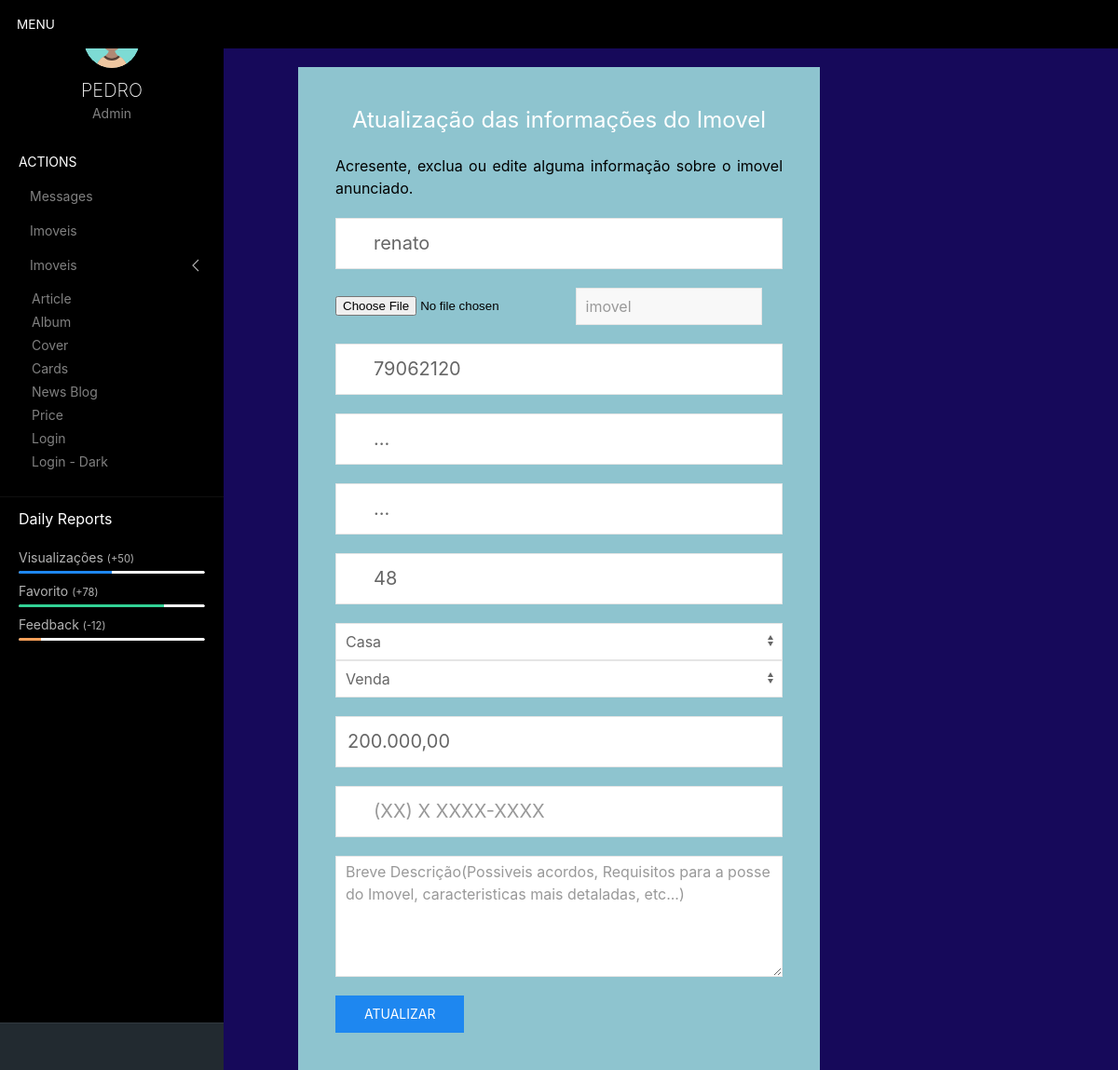
Page /BD/imovelEdcao.php?id=13 (signed in) on the committed database.
### tables this page shows
CREATE TABLE `imoveis` (
  `id_imovel` int(11) NOT NULL,
  `nome_do_vendedor` varchar(50) DEFAULT NULL,
  `bairro` varchar(20) DEFAULT NULL,
  `rua` varchar(50) DEFAULT NULL,
  `numero` varchar(6) DEFAULT NULL,
  `telefone` varchar(16) DEFAULT NULL,
  `imagem` varchar(30) DEFAULT NULL,
  `categoria` varchar(17) DEFAULT NULL,
  `tipo_de_anuncio` varchar(10) DEFAULT NULL,
  `valor` varchar(10) DEFAULT NULL,
  `descricao` varchar(250) DEFAULT NULL,
  `email` varchar(70) DEFAULT NULL
);

### BD/imovelEdcao.php (the view, shortened to what this page needs)
<?php
	include_once 'includes/processos_php/conexao.php';
	if (isset($_GET['id'])) {
		$id = mysqli_escape_string($conexao, $_GET['id']);
		$sql = "SELECT * FROM imoveis WHERE id_imovel = '$id'";
		$query = mysqli_query($conexao, $sql);
		$dados_imovel = mysqli_fetch_array($query);
	}
?>
<head>
	<?php include_once 'head.php';?>
		<link rel="stylesheet" type="text/css" href="css/dashboard.css">
	</head>
	<body>
		<?php include_once 'menuAdm.php' ?>
		<div class="uk-container uk-margin">
		<div class="uk-card uk-align-center uk-card-red uk-card-body uk-width-1-2@m">
			<h3 class="uk-text-center uk-text-whi">Atualização das informações do Imovel</h3>
			<p class="uk-text-justify">Acresente, exclua ou edite alguma informação sobre o imovel anunciado.</p>
			<form method="POST" action="includes/processos_php/atualizaImovel.php" enctype="multipart/form-data">
				<div class="uk-margin">
					<div class="uk-inline uk-width-1-1">
						<span class="uk-form-icon" uk-icon="icon:  user"></span>
						<input class="uk-input uk-form-large" placeholder="Nome do Vendedor" value="<?php echo $dados_imovel["nome_do_vendedor"]; ?>" type="text" maxlength="50" name="nome">
					</div>
				</div>
				<div uk-form-custom="target: true">
		            <input type="file" name="arquivo">
		            <input class="uk-input uk-form-width-medium" value="imovel" type="text" placeholder="Selecione uma Imagem" disabled>
		        </div>
				<div class="uk-margin">
					<div class="uk-inline uk-width-1-1">
						<span class="uk-form-icon" uk-icon="icon:  location"></span>
						<input class="uk-input uk-form-large" id="cep" placeholder="CEP" value="79062120" onblur="pesquisacep(this.value);" type="text" maxlength="17" name="cep" autofocus>
					</div>
				</div>
				<div class="uk-margin">
					<div class="uk-inline uk-width-1-1">
						<span class="uk-form-icon" uk-icon="icon:  location"></span>
						<input class="uk-input uk-form-large" id="bairro" placeholder="Bairro do Imovel" type="text" maxlength="17" name="bairro">
					</div>
				</div>
				<div class="uk-margin">
					<div class="uk-inline uk-width-1-1">
						<span class="uk-form-icon" uk-icon="icon:  location"></span>
						<input class="uk-input uk-form-large" id="rua" placeholder="Rua do Imovel" type="text" maxlength="20" name="rua">
					</div>
				</div>
				<div class="uk-margin">
					<div class="uk-inline uk-width-1-1">
						<span class="uk-form-icon" uk-icon="icon:  home"></span>
						<input class="uk-input uk-form-large" placeholder="Numero de Imovel" value="<?php echo $dados_imovel["numero"]; ?>" type="tel" maxlength="6" name="numero">
					</div>
				</div>
				<select class="uk-select" id="form-stacked-select" value="<?php echo $dados_imovel["categoria"]; ?>" name="categoria">
	                <option value="Casa"> Casa </option>
	            </select><br>
	            <select class="uk-select" id="form-stacked-select" value="<?php echo $dados_imovel["tipo_de_anuncio"]; ?>" name="tipo_de_anuncio">
	                <option value="Venda"> Venda </option>
	            </select><br>
	            <div class="uk-margin">
					<div class="uk-inline uk-width-1-1">
						<input class="uk-input uk-form-large" placeholder="Valor do Imovel R$:" value="<?php echo $dados_imovel["valor"]; ?>" type="text" name="valor" onKeyPress="return(moeda(this,'.',',',event))">
					</div>
				</div>
				<div class="uk-margin">
					<div class="uk-inline uk-width-1-1">
						<span class="uk-form-icon" uk-icon="icon:  phone"></span>
						<input class="uk-input uk-form-large" id="telefone" placeholder="(XX) X XXXX-XXXX" value="<?php echo $dados_imovel["telefone"]; ?>" maxlength="16" type="text" name="telefone" onkeypress="mascara(this)">
					</div>
				</div>
				<div class="uk-margin">
		            <textarea class="uk-textarea" rows="5" name="descricao" value="<?php echo $dados_imovel["descricao"]; ?>" placeholder="Breve Descrição(Possiveis acordos, Requisitos para a posse do Imovel, caracteristicas mais detaladas, etc...)"></textarea>
		        </div>
				<input type="submit" class="uk-button uk-button-primary" value="Atualizar">
			</form>
		</div>
	</div>
	</body>

### BD/css/dashboard.css (style rules this page uses)
.uk-card { box-shadow: none; }
.uk-card { -webkit-transition: box-shadow 0.55s cubic-bezier(.4,0,.2,1); transition: box-shadow 0.55s cubic-bezier(.4,0,.2,1); }

### rows in the picture
imoveis: nome "renato", numero "48", categoria "Casa", tipo_de_anuncio "Venda", valor "200.000,00", descricao "Breve Descrição(Possiveis acordos, Requisitos para a posse do Imovel, caracteristicas mais detaladas, etc...)"

### other values in the picture
mb_strtoupper($exibirRegistros["nome"]) "PEDRO"
